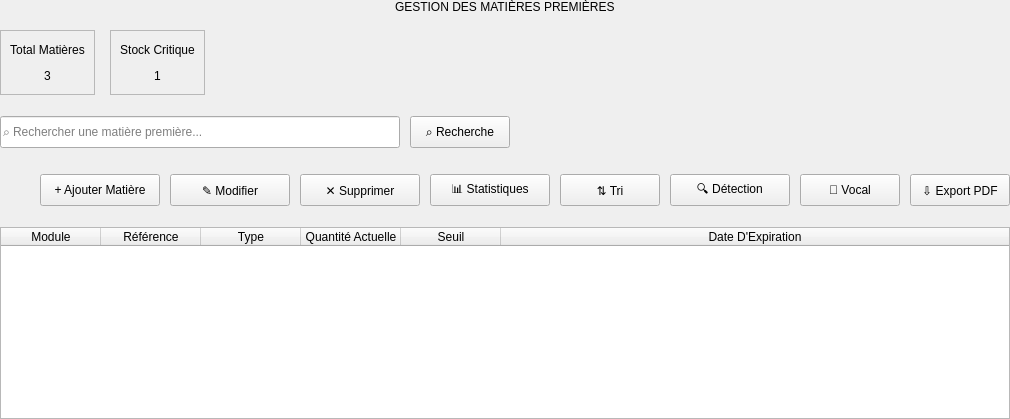
            <widget class="QWidget" name="rawMaterialsPage">
             <layout class="QVBoxLayout" name="verticalLayout_9">
              <property name="spacing">
               <number>16</number>
              </property>
              <property name="leftMargin">
               <number>0</number>
              </property>
              <property name="topMargin">
               <number>0</number>
              </property>
              <property name="rightMargin">
               <number>0</number>
              </property>
              <property name="bottomMargin">
               <number>0</number>
              </property>
              <item alignment="Qt::AlignmentFlag::AlignHCenter">
               <widget class="QLabel" name="matiereTitle">
                <property name="text">
                 <string>GESTION DES MATIÈRES PREMIÈRES</string>
                </property>
               </widget>
              </item>
              <item>
               <widget class="QWidget" name="statsContainerMatiere" native="true">
                <property name="minimumSize">
                 <size>
                  <width>0</width>
                  <height>65</height>
                 </size>
                </property>
                <property name="maximumSize">
                 <size>
                  <width>16777215</width>
                  <height>65</height>
                 </size>
                </property>
                <layout class="QHBoxLayout" name="horizontalLayout_8">
                 <property name="spacing">
                  <number>15</number>
                 </property>
                 <property name="leftMargin">
                  <number>0</number>
                 </property>
                 <property name="topMargin">
                  <number>0</number>
                 </property>
                 <property name="rightMargin">
                  <number>0</number>
                 </property>
                 <property name="bottomMargin">
                  <number>0</number>
                 </property>
                 <item>
                  <widget class="QFrame" name="statsCardMatiere1">
                   <property name="frameShape">
                    <enum>QFrame::Shape::StyledPanel</enum>
                   </property>
                   <layout class="QVBoxLayout" name="verticalLayout_10">
                    <item>
                     <widget class="QLabel" name="statsLabelMatiere1">
                      <property name="text">
                       <string>Total Matières</string>
                      </property>
                      <property name="alignment">
                       <set>Qt::AlignmentFlag::AlignCenter</set>
                      </property>
                     </widget>
                    </item>
                    <item>
                     <widget class="QLabel" name="statsValueMatiere1">
                      <property name="text">
                       <string>3</string>
                      </property>
                      <property name="alignment">
                       <set>Qt::AlignmentFlag::AlignCenter</set>
                      </property>
                     </widget>
                    </item>
                   </layout>
                  </widget>
                 </item>
                 <item>
                  <widget class="QFrame" name="statsCardMatiere2">
                   <property name="frameShape">
                    <enum>QFrame::Shape::StyledPanel</enum>
                   </property>
                   <layout class="QVBoxLayout" name="verticalLayout_11">
                    <item>
                     <widget class="QLabel" name="statsLabelMatiere2">
                      <property name="text">
                       <string>Stock Critique</string>
                      </property>
                      <property name="alignment">
                       <set>Qt::AlignmentFlag::AlignCenter</set>
                      </property>
                     </widget>
                    </item>
                    <item>
                     <widget class="QLabel" name="statsValueMatiere2">
                      <property name="text">
                       <string>1</string>
                      </property>
                      <property name="alignment">
                       <set>Qt::AlignmentFlag::AlignCenter</set>
                      </property>
                     </widget>
                    </item>
                   </layout>
                  </widget>
                 </item>
                 <item>
                  <spacer name="horizontalSpacer_6">
                   <property name="orientation">
                    <enum>Qt::Orientation::Horizontal</enum>
                   </property>
                   <property name="sizeHint" stdset="0">
                    <size>
                     <width>40</width>
                     <height>20</height>
                    </size>
                   </property>
                  </spacer>
                 </item>
                </layout>
               </widget>
              </item>
              <item>
               <widget class="QWidget" name="searchWidget" native="true">
                <property name="minimumSize">
                 <size>
                  <width>0</width>
                  <height>42</height>
                 </size>
                </property>
                <layout class="QHBoxLayout" name="searchLayout">
                 <property name="spacing">
                  <number>10</number>
                 </property>
                 <property name="leftMargin">
                  <number>0</number>
                 </property>
                 <property name="topMargin">
                  <number>0</number>
                 </property>
                 <property name="rightMargin">
                  <number>0</number>
                 </property>
                 <property name="bottomMargin">
                  <number>0</number>
                 </property>
                 <item>
                  <widget class="QLineEdit" name="searchBoxMatiere">
                   <property name="minimumSize">
                    <size>
                     <width>400</width>
                     <height>32</height>
                    </size>
                   </property>
                   <property name="maximumSize">
                    <size>
                     <width>400</width>
                     <height>32</height>
                    </size>
                   </property>
                   <property name="placeholderText">
                    <string>⌕ Rechercher une matière première...</string>
                   </property>
                  </widget>
                 </item>
                 <item>
                  <widget class="QPushButton" name="btnRecherche">
                   <property name="minimumSize">
                    <size>
                     <width>100</width>
                     <height>32</height>
                    </size>
                   </property>
                   <property name="text">
                    <string>⌕ Recherche</string>
                   </property>
                  </widget>
                 </item>
                 <item>
                  <spacer name="searchSpacer">
                   <property name="orientation">
                    <enum>Qt::Orientation::Horizontal</enum>
                   </property>
                   <property name="sizeHint" stdset="0">
                    <size>
                     <width>40</width>
                     <height>20</height>
                    </size>
                   </property>
                  </spacer>
                 </item>
                </layout>
               </widget>
              </item>
              <item>
               <widget class="QWidget" name="matiereButtonsWidget" native="true">
                <property name="minimumSize">
                 <size>
                  <width>0</width>
                  <height>42</height>
                 </size>
                </property>
                <property name="maximumSize">
                 <size>
                  <width>16777215</width>
                  <height>42</height>
                 </size>
                </property>
                <layout class="QHBoxLayout" name="horizontalLayout_7">
                 <property name="spacing">
                  <number>10</number>
                 </property>
                 <property name="leftMargin">
                  <number>0</number>
                 </property>
                 <property name="topMargin">
                  <number>0</number>
                 </property>
                 <property name="rightMargin">
                  <number>0</number>
                 </property>
                 <property name="bottomMargin">
                  <number>0</number>
                 </property>
                 <item>
                  <spacer name="horizontalSpacer_5">
                   <property name="orientation">
                    <enum>Qt::Orientation::Horizontal</enum>
                   </property>
                   <property name="sizeHint" stdset="0">
                    <size>
                     <width>40</width>
                     <height>20</height>
                    </size>
                   </property>
                  </spacer>
                 </item>
                 <item>
                  <widget class="QPushButton" name="btnAddMatiere">
                   <property name="minimumSize">
                    <size>
                     <width>120</width>
                     <height>32</height>
                    </size>
                   </property>
                   <property name="text">
                    <string>+ Ajouter Matière</string>
                   </property>
                  </widget>
                 </item>
                 <item>
                  <widget class="QPushButton" name="btnEditMatiere">
                   <property name="minimumSize">
                    <size>
                     <width>120</width>
                     <height>32</height>
                    </size>
                   </property>
                   <property name="text">
                    <string>✎ Modifier</string>
                   </property>
                  </widget>
                 </item>
                 <item>
                  <widget class="QPushButton" name="btnDeleteMatiere">
                   <property name="minimumSize">
                    <size>
                     <width>120</width>
                     <height>32</height>
                    </size>
                   </property>
                   <property name="text">
                    <string>✕ Supprimer</string>
                   </property>
                  </widget>
                 </item>
                 <item>
                  <widget class="QPushButton" name="btnStatistiques">
                   <property name="minimumSize">
                    <size>
                     <width>120</width>
                     <height>32</height>
                    </size>
                   </property>
                   <property name="text">
                    <string>📊 Statistiques</string>
                   </property>
                  </widget>
                 </item>
                 <item>
                  <widget class="QPushButton" name="btnTri">
                   <property name="minimumSize">
                    <size>
                     <width>100</width>
                     <height>32</height>
                    </size>
                   </property>
                   <property name="text">
                    <string>⇅ Tri</string>
                   </property>
                  </widget>
                 </item>
                 <item>
                  <widget class="QPushButton" name="btnDetection">
                   <property name="minimumSize">
                    <size>
                     <width>120</width>
                     <height>32</height>
                    </size>
                   </property>
                   <property name="text">
                    <string>🔍 Détection</string>
                   </property>
                  </widget>
                 </item>
                 <item>
                  <widget class="QPushButton" name="btnVoice">
                   <property name="minimumSize">
                    <size>
                     <width>100</width>
                     <height>32</height>
                    </size>
                   </property>
                   <property name="text">
                    <string>🎤 Vocal</string>
                   </property>
                  </widget>
                 </item>
                 <item>
                  <widget class="QPushButton" name="btnExportMatiere">
                   <property name="minimumSize">
                    <size>
                     <width>100</width>
                     <height>32</height>
                    </size>
                   </property>
                   <property name="text">
                    <string>⇩ Export PDF</string>
                   </property>
                  </widget>
                 </item>
                </layout>
               </widget>
              </item>
              <item>
               <widget class="QTableWidget" name="matiereTable">
                <property name="enabled">
                 <bool>true</bool>
                </property>
                <property name="editTriggers">
                 <set>QAbstractItemView::EditTrigger::NoEditTriggers</set>
                </property>
                <property name="alternatingRowColors">
                 <bool>true</bool>
                </property>
                <property name="selectionBehavior">
                 <enum>QAbstractItemView::SelectionBehavior::SelectRows</enum>
                </property>
                <property name="showGrid">
                 <bool>true</bool>
                </property>
                <property name="sortingEnabled">
                 <bool>true</bool>
                </property>
                <attribute name="horizontalHeaderStretchLastSection">
                 <bool>true</bool>
                </attribute>
                <column>
                 <property name="text">
                  <string>Module</string>
                 </property>
                </column>
                <column>
                 <property name="text">
                  <string>Référence</string>
                 </property>
                </column>
                <column>
                 <property name="text">
                  <string>Type</string>
                 </property>
                </column>
                <column>
                 <property name="text">
                  <string>Quantité Actuelle</string>
                 </property>
                </column>
                <column>
                 <property name="text">
                  <string>Seuil</string>
                 </property>
                </column>
                <column>
                 <property name="text">
                  <string>Date D'Expiration</string>
                 </property>
                </column>
               </widget>
              </item>
             </layout>
            </widget>
